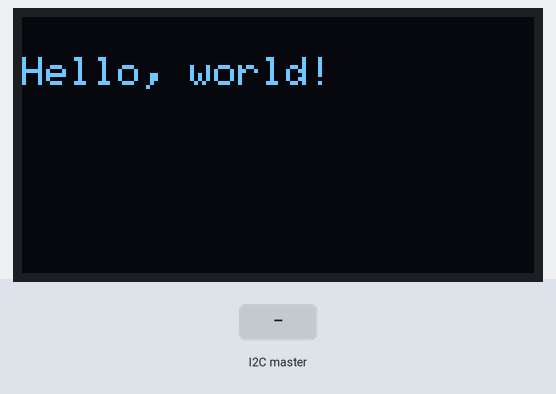
This program was run on a simulated Arduino Uno, built with avr-gcc and run on an emulated ATmega328P. Shown: 128×64 one-colour display. The test bench sets the inputs (shaded band).

Above: at 2.1 s.
3.5 s: the I2C master sends the byte 1
At 4.7 s:
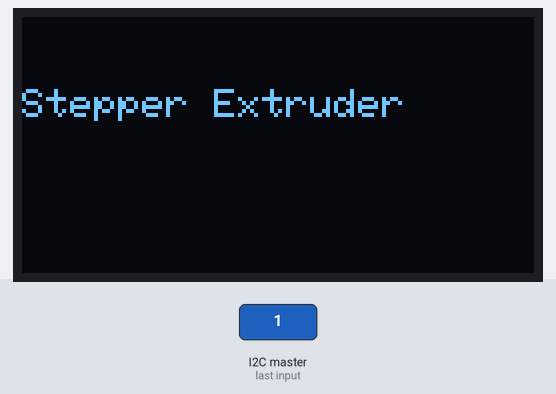
5.0 s: the I2C master sends the byte 0
At 6.1 s:
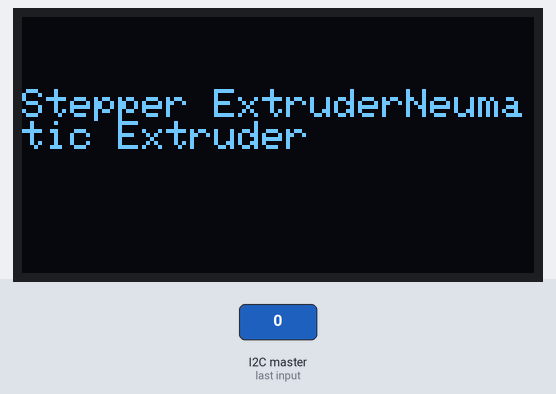
6.5 s: the I2C master sends the byte 1
At 7.2 s:
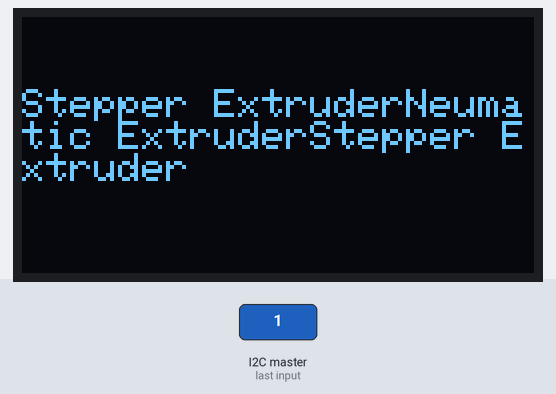
Timing chart, 0 to 9.5 s (numbered marks = the images above; inputs shaded):
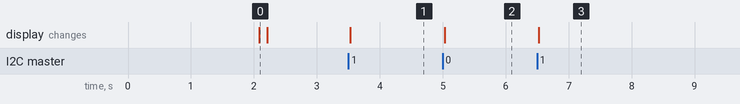

The program:

main.cpp
```cpp
#include <Arduino.h>
#include <Wire.h>
#include <Adafruit_GFX.h>
#include <Adafruit_SSD1306.h>

//OLed variables
#define SCREEN_WIDTH 128 // OLED display width, in pixels
#define SCREEN_HEIGHT 64 // OLED display height, in pixels
Adafruit_SSD1306 display(SCREEN_WIDTH, SCREEN_HEIGHT, &Wire, -1);// Declaration for an SSD1306 display connected to I2C (SDA, SCL pins)

//I2C comunication
int x=0;
bool i2c;
String i2cDecoder[] = {"Neumatic Extruder" ,"Stepper Extruder"};


void receiveEvent(int howMany)
{
  x= Wire.read();
  i2c=true;
  return;
}


void setup() {
  Serial.begin(250000);

  //I2C initialization
  Wire.begin(99);
  Wire.onReceive(receiveEvent); // register event

  //Oled initialization
  if(!display.begin(SSD1306_SWITCHCAPVCC, 0x3C)) { // Address 0x3D for 128x64
    Serial.println(F("SSD1306 allocation failed"));
    for(;;);
  }
  delay(2000);
  display.clearDisplay();
  display.setTextSize(1);
  display.setTextColor(WHITE);
  display.setCursor(0, 10);
  display.display();
  display.println("Hello, world!");
  display.display();
  delay(100);
  display.clearDisplay();
  display.display();
}

void loop() {
  if (i2c){
    display.print(i2cDecoder[x]);
    display.display();
    i2c=false;
  }
}
```

Measured:
- after the input at 3.5 s, the display: changes at once (image 1)
- after the input at 5.0 s, the display: changes at once (image 2)
- after the input at 6.5 s, the display: changes at once (image 3)
